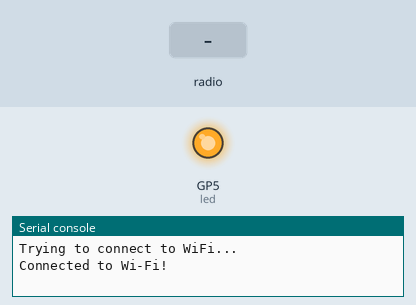
The program below on a simulated Raspberry Pi Pico running CircuitPython. Shown: output pins drawn as LEDs (lit = HIGH), the last lines printed to the serial console. Dashed ring = blinking. The inputs (shaded band) are chosen by the test bench. No radio messages arrive unless stated (any console line starting 'radio sent:' is added by the test bench); no MQTT or app messages arrive unless stated.

Above: at 1.6 s.
At 10.9 s:
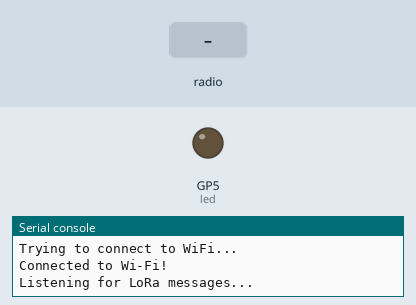
11.0 s: radio message "1" arrives
At 11.4 s:
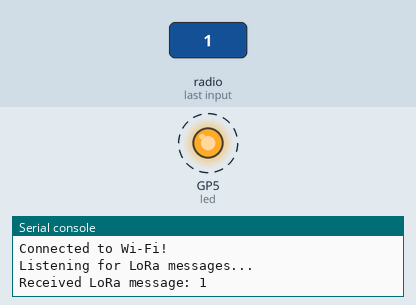
Timing chart, 0 to 14.0 s (numbered marks = the images above; inputs shaded):
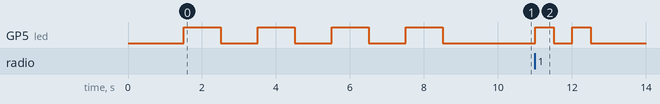

The program:

code.py
```python
#Please note that code may be slightly different than the book due to code improvements
import time
import board
import busio
import digitalio
import adafruit_rfm9x
import wifi
import socketpool
from adafruit_minimqtt.adafruit_minimqtt import MQTT

WIFI_SSID = 'xxxxxxx'
WIFI_PASSWORD = 'xxxxxxx'

led = digitalio.DigitalInOut(board.GP5)
led.direction = digitalio.Direction.OUTPUT

def flash_led(times, duration):
    for _ in range(times):
        led.value = True
        time.sleep(duration)
        led.value = False
        time.sleep(duration)

def connect_to_wifi(ssid, password):
    while True:
        try:
            print("Trying to connect to WiFi...")
            wifi.radio.connect(ssid, password)
            print("Connected to Wi-Fi!")
            break
        except Exception as e:
            print("Failed to connect to WiFi. Retrying...")
            flash_led(2, 2)
            time.sleep(5)  # Wait for 5 seconds before retrying

connect_to_wifi(WIFI_SSID, WIFI_PASSWORD)
flash_led(4, 1)

pool = socketpool.SocketPool(wifi.radio)

MQTT_SERVER = "codfish.rmq.cloudamqp.com"
MQTT_PORT = 1833
USERNAME = "xxxxxxx"
PASSWORD = "xxxxxxx"
DEVICE_ID = "LoRaReceiver"
MQTT_TOPIC = "WeatherInfo"

# Configure SPI for RFM95
spi = busio.SPI(board.GP18, MOSI=board.GP19, MISO=board.GP16)
cs = digitalio.DigitalInOut(board.GP17)
rst = digitalio.DigitalInOut(board.GP14)

# Initialize RFM9x
rfm9x = adafruit_rfm9x.RFM9x(spi, cs, rst, 915.0)

# Setup MQTT client
mqtt_client = MQTT(broker=MQTT_SERVER, port=MQTT_PORT, username=USERNAME, password=PASSWORD, socket_pool=pool)

# Connect to MQTT Broker
mqtt_client.connect()

print("Listening for LoRa messages...")

while True:
    packet = rfm9x.receive()
    if packet is not None:
        message = packet.decode("utf-8")
        print("Received LoRa message:", message)
        flash_led(2, 0.5)  # Flash LED 2 times, each for 0.5 seconds

        # Publish message to MQTT
        mqtt_client.publish(MQTT_TOPIC, message)
        print("Sent MQTT message:", message)
```

Measured:
- after the input at 11.0 s, GP5 (led): alternates HIGH for 0.50 s and LOW for 0.50 s, 4 changes in all, then stays LOW, starting at once
